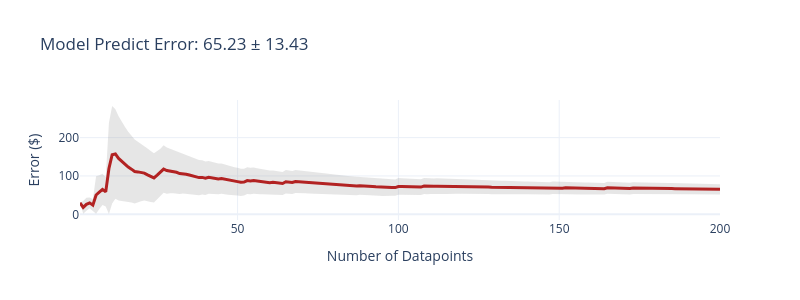
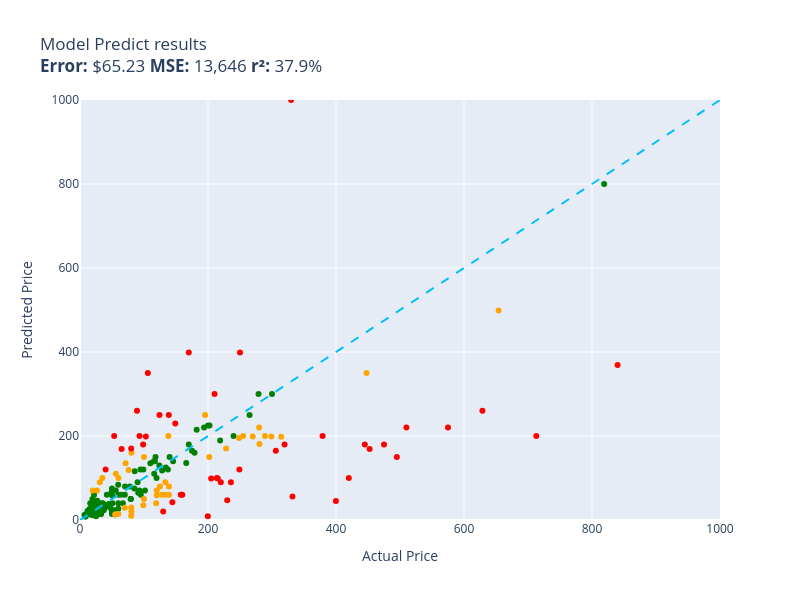

Write notebook code for charts like these, in order.
### Code cell
set_seed(42)
evaluate(model_predict, test)

### Figure 1 — Plotly figure (JSON) as saved in the notebook; plotly's stock layout.template omitted (floating-point values rounded to 4 significant figures; data arrays with more than 128 entries replaced by an {"elided": "..."} marker saying what was removed)
{"data": [{"fill": "toself", "fillcolor": "rgba(128,128,128,0.2)", "hoverinfo": "skip", "line": {"color": "rgba(255,255,255,0)"}, "name": "95% CI", "showlegend": false, "type": "scatter", "x": {"elided": "400 int values"}, "y": {"elided": "400 float values"}}, {"customdata": {"elided": "200x1 float values"}, "hovertemplate": "n=%{x}<br>Avg Error=$%{y:,.2f}<br>±95% CI=$%{customdata[0]:,.2f}<extra></extra>", "line": {"color": "firebrick", "width": 3}, "mode": "lines", "name": "Cumulative Avg Error", "type": "scatter", "x": {"elided": "200 int values"}, "y": {"elided": "200 float values"}}], "layout": {"height": 300, "showlegend": false, "title": {"text": "Model Predict Error: 65.23 ± 13.43"}, "width": 800, "xaxis": {"title": {"text": "Number of Datapoints"}}, "yaxis": {"title": {"text": "Error ($)"}}}}

### Figure 2 — Plotly figure (JSON) as saved in the notebook; plotly's stock layout.template omitted (floating-point values rounded to 4 significant figures)
{"data": [{"customdata": [["Excess V2 Distortion/Modulation Pedal  \nGuess=$189.00 Actual=$219.00"], ["Telpo Headlight Assembly for 2015‑2017 T...\nGuess=$110.00 Actual=$115.99"], ["Raven Pro Document Scanner Stand  \nGuess=$30.00 Actual=$29.85"], ["Dryer Heating Element & Thermostat/Fuse ...\nGuess=$30.00 Actual=$35.74"], ["UltraPro 46mm Close‑Up Macro Filter Kit ...\nGuess=$26.00 Actual=$19.99"], ["CB-6 Extra Hard Chamois Bass Drum Mallet...\nGuess=$23.00 Actual=$54.32"], ["Panasonic KX-DECT 6.0 PLUS Digital Cordl...\nGuess=$50.00 Actual=$79.20"], ["LOVE MEI Galaxy S10 Lite Heavy Duty Shoc...\nGuess=$15.00 Actual=$32.98"], ["GJY 10.6\" Portable TV with Built‑in ATSC...\nGuess=$50.00 Actual=$79.36"], ["LD Products High Yield Toner Cartridge –...\nGuess=$59.00 Actual=$49.98"], ["Dominator Platinum RGB 32GB DDR4 3200MHz...\nGuess=$130.00 Actual=$124.00"], ["HK 13\" Heavy Duty Black Push-Open Cash D...\nGuess=$75.00 Actual=$84.95"], ["SKB iSeries 3i-13096-6KP Camera Case  \nGuess=$165.00 Actual=$174.99"], ["June Garden Sweet Dolly Charlotte 10\" So...\nGuess=$30.00 Actual=$19.99"], ["Deco Mount Pro Tripod Mic Stand Bundle  \nGuess=$60.00 Actual=$59.95"], ["3-Drawer Mobile File Cabinet  \nGuess=$140.00 Actual=$115.35"], ["Canon EOS Rebel T7 DSLR Bundle with EF-S...\nGuess=$800.00 Actual=$819.00"], ["Evergreen Cylinder Head Gasket Set & Hea...\nGuess=$84.00 Actual=$59.69"], ["Task Roman Ogee Router Bit 1/4\" Shank, 1...\nGuess=$70.00 Actual=$55.88"], ["120 V/15 A Right‑Angle GFCI Plug, Yellow...\nGuess=$27.00 Actual=$37.87"], ["Mylites+ Standard Comic Book Mylar Sleev...\nGuess=$33.00 Actual=$34.99"], ["LED Light Kit for Lego Sonic Green Hill ...\nGuess=$23.00 Actual=$24.99"], ["152mm Bi-Metal Hole Saw  \nGuess=$20.00 Actual=$17.99"], ["TropicalLife 18‑Inch Large Backpack  \nGuess=$25.00 Actual=$31.77"], ["Wenger City Upgrade 16\" Laptop Backpack ...\nGuess=$140.00 Actual=$145.42"], ["Adams Check Payment & Deposit Register –...\nGuess=$35.00 Actual=$35.49"], ["Fjallraven Kanken 15\" Laptop Backpack  \nGuess=$100.00 Actual=$119.65"], ["Diversitech 1/3 HP 115V Grey Motor  \nGuess=$125.00 Actual=$134.12"], ["Retevis RT68 Soft Earhook Walkie Talkie ...\nGuess=$12.00 Actual=$6.99"], ["Evan‑Fischer Front Bumper Cover for 2015...\nGuess=$225.00 Actual=$202.38"], ["Laisomeke IP67 Waterproof Junction Box  \nGuess=$13.00 Actual=$11.99"], ["Solar Pendant Shed Light with Remote Con...\nGuess=$80.00 Actual=$77.96"], ["Festool Platin 2 6‑Inch S1000 Grit Sandi...\nGuess=$65.00 Actual=$91.00"], ["Western Digital 2TB Enterprise RE4-GP SA...\nGuess=$135.00 Actual=$109.95"], ["DiMarzio DP 163 BluesBucker Pickup  \nGuess=$90.00 Actual=$89.99"], ["VLAND LED Smoked Taillights for Toyota C...\nGuess=$200.00 Actual=$239.99"], ["Flip Cover with Stand & Card Slot for Le...\nGuess=$14.00 Actual=$31.61"], ["Miyaya Funny Horse Mask  \nGuess=$13.00 Actual=$16.99"], ["Allmotorparts Engine Thermostat for Hond...\nGuess=$35.00 Actual=$18.89"], ["Ultra Duster Canned Air Net – 10 oz 6‑Pa...\nGuess=$14.00 Actual=$49.90"], ["Beck/Arnley Air Filter  \nGuess=$39.00 Actual=$35.87"], ["IQShield LiquidSkin Screen Protector  \nGuess=$13.00 Actual=$9.95"], ["12 Pack Military Toy Soldiers Action Fig...\nGuess=$28.00 Actual=$16.98"], ["Neporal Full Spectrum 6000K A19 LED Ligh...\nGuess=$20.00 Actual=$18.59"], ["Satco 4-Count LED A19 Light Bulbs  \nGuess=$22.00 Actual=$12.00"], ["Ceramic Talavera Mexican Tile 4x4\" – 9‑P...\nGuess=$40.00 Actual=$29.95"], ["Stick‑On Dressage Course Letters  \nGuess=$46.00 Actual=$26.99"], ["ANZO USA 111207 Crystal Headlights  \nGuess=$215.00 Actual=$182.28"], ["KOHLER K--CP Slider Assembly  \nGuess=$33.00 Actual=$45.67"], ["KUNN Compact Electrician Tool Pouch  \nGuess=$25.00 Actual=$21.99"], ["Trim Kit for 2‑Handle Shower & Tub Valve...\nGuess=$60.00 Actual=$94.99"], ["iPhone 12/12 Pro Nicaragua Guardabarranc...\nGuess=$15.00 Actual=$19.97"], ["Custom Replacement Infrared Remote  \nGuess=$38.00 Actual=$34.95"], ["KS K-STORM Silicone Mushroom EarTips  \nGuess=$8.00 Actual=$8.50"], ["Water‑Resistant USB Laptop Backpack for ...\nGuess=$35.00 Actual=$33.99"], ["4‑Piece 6x5.5 Wheel Spacer Set  \nGuess=$140.00 Actual=$116.95"], ["ReplacementBrand 3-Pack GE RPWF Compatib...\nGuess=$23.00 Actual=$36.99"], ["LSI Broadcom 9300-8i 8‑Port 12Gb/s SATA+...\nGuess=$150.00 Actual=$118.00"], ["Royal Designs Decorative Tree Finial  \nGuess=$9.00 Actual=$24.95"], ["NewFantasia 2.5mm TRRS Balanced Audio Ca...\nGuess=$18.00 Actual=$31.00"], ["DuraGo Front Hub Assembly  \nGuess=$118.00 Actual=$128.34"], ["Berta 1-1/4\" Overlay 90° Soft Close Cabi...\nGuess=$46.00 Actual=$24.66"], ["Chalkboard Name Badges with Magnetic Bac...\nGuess=$15.00 Actual=$19.95"], ["CIVIE 60W 6‑Port USB Desktop Charger  \nGuess=$40.00 Actual=$15.99"], ["Pyle Wireless Backup Camera & 4.3” LCD M...\nGuess=$80.00 Actual=$70.45"], ["Cardone 84-58642 HEI Electronic Distribu...\nGuess=$136.00 Actual=$165.99"], ["Universal Power Group 12V 100Ah Sealed L...\nGuess=$225.00 Actual=$199.99"], ["HP Pavilion P7‑1257C Motherboard AAHD3‑H...\nGuess=$27.00 Actual=$59.86"], ["Kastar 3600 mAh 7.4V Lithium‑Ion Replace...\nGuess=$16.00 Actual=$19.99"], ["Auertech Portable Twin‑Tub Mini Washer  \nGuess=$120.00 Actual=$98.99"], ["18\" White Undermount Ceramic Single-Bowl...\nGuess=$160.00 Actual=$179.00"], ["Evan Fischer Dual Fan Cooling Assembly  \nGuess=$120.00 Actual=$137.34"], ["ECCPP Power Steering Pump (21‑331)  \nGuess=$116.00 Actual=$85.48"], ["AZX Stylus Pencil for iPad (2021‑2022 Mo...\nGuess=$20.00 Actual=$29.99"], ["Unistorm Aluminum Case for Raspberry Pi ...\nGuess=$26.00 Actual=$14.99"], ["Skullcandy Hesh Evo Over‑Ear Bluetooth H...\nGuess=$60.00 Actual=$69.99"], ["17.3\" HD Glossy LCD Replacement Screen  \nGuess=$60.00 Actual=$64.37"], ["Lorell Bell Chair Glide – 2.5\" Black  \nGuess=$50.00 Actual=$19.50"], ["4\" Catback Exhaust Muffler Tip for Chevy...\nGuess=$220.00 Actual=$193.88"], ["CTLAMP XL-2100 Replacement TV Lamp  \nGuess=$30.00 Actual=$32.00"], ["Sky High Car Audio 14 AWG CCA Speaker Wi...\nGuess=$38.00 Actual=$44.95"], ["APS iBoard 5‑Inch Stainless Steel Runnin...\nGuess=$250.00 Actual=$264.95"], ["Couples Conversation Card Deck  \nGuess=$15.00 Actual=$32.97"], ["The Puppet Company Carpet Unicorn Glove ...\nGuess=$12.00 Actual=$19.00"], ["KYX Racing Hardened Steel Center Drive S...\nGuess=$30.00 Actual=$46.99"], ["StonKraft Brass Chess Board & Pieces  \nGuess=$150.00 Actual=$140.00"], ["Baumgartens Sicurix Blank PVC ID Cards  \nGuess=$24.00 Actual=$19.11"], ["Premium LED Tail Light Lamp for 2010‑201...\nGuess=$300.00 Actual=$278.94"], ["Premium Front Suspension Steering Knuckl...\nGuess=$65.00 Actual=$48.99"], ["Custom Engagement Logo Desk Embosser Sea...\nGuess=$17.00 Actual=$49.95"], ["Glitter Gold Snowflake Envelope Seal Sti...\nGuess=$12.00 Actual=$25.99"], ["LD 7‑Pack High‑Yield Black Ink Cartridge...\nGuess=$60.00 Actual=$41.99"], ["Wine A BIT Wall Decal  \nGuess=$16.00 Actual=$12.98"], ["VATOS Bubble Machine Gun Set  \nGuess=$30.00 Actual=$22.88"], ["BXYJY 360° Protective Case with S‑Pen Ho...\nGuess=$23.00 Actual=$49.99"], ["VONADO Space Wars Colonial Viper MK1 Bui...\nGuess=$36.00 Actual=$39.99"], ["Sony Bravia TV Replacement Remote (No Vo...\nGuess=$15.00 Actual=$9.99"], ["Disney Princess Sparkling Sleeping Beaut...\nGuess=$30.00 Actual=$24.95"], ["Sabermaster 70x40 cm Card Playmat  \nGuess=$25.00 Actual=$21.99"], ["Star Wars Y‑Wing Fighter – Die‑Cast Meta...\nGuess=$40.00 Actual=$22.70"], ["DuraGo BR5330 Front Vented Disc Brake Ro...\nGuess=$70.00 Actual=$101.51"], ["Glovion Clip‑On Music Stand Light  \nGuess=$30.00 Actual=$27.99"], ["Intex River Run Connect Lounge (4-Pack) ...\nGuess=$120.00 Actual=$94.49"], ["BLANCO Valea Stainless Steel Sink Grid –...\nGuess=$70.00 Actual=$92.88"], ["Think Gizmos Build‑Your‑Own Remote Contr...\nGuess=$39.00 Actual=$24.95"], ["HP LaserJet 2100 Workgroup Laser Printer...\nGuess=$300.00 Actual=$299.98"], ["4/4 Viola Bow Carbon Fiber  \nGuess=$75.00 Actual=$49.99"], ["VTech Strum & Jam KidiBand 3-in-1 Musica...\nGuess=$60.00 Actual=$21.99"], ["KZ ZS10 Pro In‑Ear Monitor Headphone Bun...\nGuess=$40.00 Actual=$66.99"], ["Fender Voodoo Child Coiled Instrument Ca...\nGuess=$40.00 Actual=$59.99"], ["Pyle PCA4 2x120 W Compact Home Audio Amp...\nGuess=$40.00 Actual=$50.92"], ["Peel & Stick Hexagon Marble Backsplash (...\nGuess=$40.00 Actual=$34.99"], ["Xiaomi Redmi 10 2022 6.5\" 50MP Quad Came...\nGuess=$180.00 Actual=$169.99"], ["Refresh 3‑Pack NSF‑53 Refrigerator Water...\nGuess=$23.00 Actual=$50.99"], ["Glitter Slim Leather Strap for Fitbit Ve...\nGuess=$15.00 Actual=$25.99"]], "hovertemplate": "%{customdata[0]}<extra></extra>", "legendgroup": "green", "marker": {"color": "green", "size": 6, "symbol": "circle"}, "mode": "markers", "name": "green", "orientation": "v", "showlegend": true, "type": "scatter", "x": [219.0, 116.0, 29.85, 35.74, 19.99, 54.32, 79.2, 32.98, 79.36, 49.98, 124.0, 84.95, 175.0, 19.99, 59.95, 115.3, 819.0, 59.69, 55.88, 37.87, 34.99, 24.99, 17.99, 31.77, 145.4, 35.49, 119.7, 134.1, 6.99, 202.4, 11.99, 77.96, 91.0, 110.0, 89.99, 240.0, 31.61, 16.99, 18.89, 49.9, 35.87, 9.95, 16.98, 18.59, 12.0, 29.95, 26.99, 182.3, 45.67, 21.99, 94.99, 19.97, 34.95, 8.5, 33.99, 117.0, 36.99, 118.0, 24.95, 31.0, 128.3, 24.66, 19.95, 15.99, 70.45, 166.0, 200.0, 59.86, 19.99, 98.99, 179.0, 137.3, 85.48, 29.99, 14.99, 69.99, 64.37, 19.5, 193.9, 32.0, 44.95, 264.9, 32.97, 19.0, 46.99, 140.0, 19.11, 278.9, 48.99, 49.95, 25.99, 41.99, 12.98, 22.88, 49.99, 39.99, 9.99, 24.95, 21.99, 22.7, 101.5, 27.99, 94.49, 92.88, 24.95, 300.0, 49.99, 21.99, 66.99, 59.99, 50.92, 34.99, 170.0, 50.99, 25.99], "xaxis": "x", "y": [189.0, 110.0, 30.0, 30.0, 26.0, 23.0, 50.0, 15.0, 50.0, 59.0, 130.0, 75.0, 165.0, 30.0, 60.0, 140.0, 800.0, 84.0, 70.0, 27.0, 33.0, 23.0, 20.0, 25.0, 140.0, 35.0, 100.0, 125.0, 12.0, 225.0, 13.0, 80.0, 65.0, 135.0, 90.0, 200.0, 14.0, 13.0, 35.0, 14.0, 39.0, 13.0, 28.0, 20.0, 22.0, 40.0, 46.0, 215.0, 33.0, 25.0, 60.0, 15.0, 38.0, 8.0, 35.0, 140.0, 23.0, 150.0, 9.0, 18.0, 118.0, 46.0, 15.0, 40.0, 80.0, 136.0, 225.0, 27.0, 16.0, 120.0, 160.0, 120.0, 116.0, 20.0, 26.0, 60.0, 60.0, 50.0, 220.0, 30.0, 38.0, 250.0, 15.0, 12.0, 30.0, 150.0, 24.0, 300.0, 65.0, 17.0, 12.0, 60.0, 16.0, 30.0, 23.0, 36.0, 15.0, 30.0, 25.0, 40.0, 70.0, 30.0, 120.0, 70.0, 39.0, 300.0, 75.0, 60.0, 40.0, 40.0, 40.0, 40.0, 180.0, 23.0, 15.0], "yaxis": "y"}, {"customdata": [["NewPower99 6000 mAh Battery Replacement ...\nGuess=$13.00 Actual=$54.95"], ["EXMAX NG-10X Fresnel Lens Focusing Adapt...\nGuess=$29.00 Actual=$69.98"], ["PEMP E65/E66 Optical Fiber Box for BMW  \nGuess=$40.00 Actual=$119.00"], ["Intermatic PX300 12V 300W Transformer wi...\nGuess=$60.00 Actual=$134.00"], ["Clementoni 1000‑Piece Jigsaw Puzzle – Th...\nGuess=$10.00 Actual=$79.95"], ["Handar 10GBase‑LR SFP+ Transceiver  \nGuess=$70.00 Actual=$19.99"], ["4GB DDR2 1066MHz Desktop Memory Kit  \nGuess=$20.00 Actual=$80.34"], ["15\" Oil‑Rubbed Bronze Locking Shower Hea...\nGuess=$30.00 Actual=$79.95"], ["Tidal Front & Rear Fender Flares – 4‑Pac...\nGuess=$200.00 Actual=$254.99"], ["LED Tail Light Assembly for 2014‑2021 To...\nGuess=$150.00 Actual=$201.99"], ["PM Auto Front Right Quick Complete Strut...\nGuess=$80.00 Actual=$124.94"], ["Wall Mounted Shower Faucet Set  \nGuess=$119.00 Actual=$76.00"], ["Trail Gear Twin Stick Shift Kit  \nGuess=$220.00 Actual=$279.92"], ["Pidoko Kids Train Table – Grey 90‑Piece ...\nGuess=$70.00 Actual=$119.97"], ["Archangel 6‑Inch Action Figure  \nGuess=$35.00 Actual=$98.95"], ["LEGO Marvel Avengers War Machine Buster ...\nGuess=$100.00 Actual=$59.95"], ["EMART 10ft Adjustable C‑Stand with Boom ...\nGuess=$59.00 Actual=$119.99"], ["Pioneer 2‑Handle Kitchen Faucet  \nGuess=$170.00 Actual=$228.22"], ["Aeromotive X1 Adjustable Fuel Regulator ...\nGuess=$199.00 Actual=$269.95"], ["Luminance 4‑Light Vanity Wall Light  \nGuess=$50.00 Actual=$99.99"], ["Urth 62mm UV, CPL, ND2-400 Lens Filter K...\nGuess=$60.00 Actual=$139.00"], ["Mikrotik RB3011 RouterBOARD 10xGigabit  \nGuess=$199.00 Actual=$299.00"], ["Forged Carbon Fiber Case for iPhone 14 P...\nGuess=$14.00 Actual=$59.99"], ["BMW 335i/135i AC Compressor Kit  \nGuess=$198.00 Actual=$314.41"], ["Wilkinson LOW GAUSS Vintage Tone Strat S...\nGuess=$90.00 Actual=$30.93"], ["MXR Carbon Copy Deluxe Analog Delay  \nGuess=$250.00 Actual=$195.50"], ["4‑Pack 1000 lm Solar Street Light with M...\nGuess=$110.00 Actual=$55.99"], ["Yamaha Mountain Max Seat Cover Replaceme...\nGuess=$80.00 Actual=$138.95"], ["Amana SC587 Carbide-Tipped 3-Wing Bevele...\nGuess=$135.00 Actual=$71.23"], ["Rohl Wire Sink Grid for UM3018 Kitchen S...\nGuess=$60.00 Actual=$128.28"], ["ASUS 27\" 1080P Full HD Monitor  \nGuess=$200.00 Actual=$138.10"], ["Diversitech UC2436‑3 Ultralite Condenser...\nGuess=$160.00 Actual=$80.39"], ["OEM Samsung IR Remote Control  \nGuess=$13.00 Actual=$56.00"], ["Audio‑Technica ATW‑T1002 System 10 Handh...\nGuess=$200.00 Actual=$289.00"], ["Carbon Fiber Racing Steering Wheel with ...\nGuess=$350.00 Actual=$447.74"], ["Empava 24\" Electric Single Wall Oven  \nGuess=$499.00 Actual=$654.14"], ["PowerSport Front & Rear Brake Kit for Ol...\nGuess=$195.00 Actual=$248.51"], ["Targus CityGear 15‑17.3” Laptop Backpack...\nGuess=$90.00 Actual=$133.43"], ["LED Module for Whirlpool Refrigerator  \nGuess=$70.00 Actual=$26.59"], ["Jada Toys Ryan’s World Combo Panda Airli...\nGuess=$100.00 Actual=$34.94"], ["Dual Color LED Neon Sign for Gym  \nGuess=$150.00 Actual=$99.99"], ["Volvo AC Compressor & Clutch Set for C70...\nGuess=$181.00 Actual=$280.41"]], "hovertemplate": "%{customdata[0]}<extra></extra>", "legendgroup": "orange", "marker": {"color": "orange", "size": 6, "symbol": "circle"}, "mode": "markers", "name": "orange", "orientation": "v", "showlegend": true, "type": "scatter", "x": [54.95, 69.98, 119.0, 134.0, 79.95, 19.99, 80.34, 79.95, 255.0, 202.0, 124.9, 76.0, 279.9, 120.0, 98.95, 59.95, 120.0, 228.2, 269.9, 99.99, 139.0, 299.0, 59.99, 314.4, 30.93, 195.5, 55.99, 138.9, 71.23, 128.3, 138.1, 80.39, 56.0, 289.0, 447.7, 654.1, 248.5, 133.4, 26.59, 34.94, 99.99, 280.4], "xaxis": "x", "y": [13.0, 29.0, 40.0, 60.0, 10.0, 70.0, 20.0, 30.0, 200.0, 150.0, 80.0, 119.0, 220.0, 70.0, 35.0, 100.0, 59.0, 170.0, 199.0, 50.0, 60.0, 199.0, 14.0, 198.0, 90.0, 250.0, 110.0, 80.0, 135.0, 60.0, 200.0, 160.0, 13.0, 200.0, 350.0, 499.0, 195.0, 90.0, 70.0, 100.0, 150.0, 181.0], "yaxis": "y"}, {"customdata": [["UPC RBC12-UPC Replacement Battery Cartri...\nGuess=$47.00 Actual=$229.99"], ["Lexmark X651 Compatible Toner Cartridge ...\nGuess=$42.00 Actual=$144.29"], ["ACDelco GM FW339 Front Wheel Hub & Beari...\nGuess=$99.00 Actual=$215.33"], ["High‑Efficiency Twin‑Cylinder Air Compre...\nGuess=$1,000.00 Actual=$329.90"], ["Bam France 2002XL Contoured Hightech 4/4...\nGuess=$200.00 Actual=$713.00"], ["Metabo HPT 36V MultiVolt Cordless Rotary...\nGuess=$200.00 Actual=$379.00"], ["APS iBoard 6‑inch Aluminum Running Board...\nGuess=$300.00 Actual=$210.23"], ["Bam Trekking 3027SB Black Clarinet Backp...\nGuess=$56.00 Actual=$332.00"], ["DEWALT 20V MAX XR Impact Driver with Blu...\nGuess=$169.00 Actual=$452.53"], ["Compact High‑Performance Mini PC  \nGuess=$150.00 Actual=$495.00"], ["Oil‑Rubbed Bronze Freestanding Tub Fille...\nGuess=$180.00 Actual=$98.65"], ["GanFindX Portable Hand Control System  \nGuess=$60.00 Actual=$159.90"], ["Travelpro Platinum Elite Slim Business L...\nGuess=$100.00 Actual=$213.83"], ["JRready Deutsch DT Series Connector Kit ...\nGuess=$9.00 Actual=$199.68"], ["Dakota Alert MURS Driveway Probe Sensor ...\nGuess=$90.00 Actual=$219.99"], ["3D Tree Hole Stair Risers Vinyl Mural  \nGuess=$20.00 Actual=$129.99"], ["Kohler Filtered Water Faucet  \nGuess=$180.00 Actual=$475.00"], ["Portable 7500L Mini Projector  \nGuess=$200.00 Actual=$53.40"], ["Dual‑Intensity Amber Pindicator  \nGuess=$120.00 Actual=$40.00"], ["Sumerain LED Waterfall Bathroom Faucet  \nGuess=$90.00 Actual=$235.86"], ["Poison Spyder Rocker Knocker 10-08-020  \nGuess=$260.00 Actual=$628.76"], ["Lighted Triangle Mirror Cabinet with Doo...\nGuess=$180.00 Actual=$445.00"], ["Dell Optiplex 390 19\" Desktop Bundle  \nGuess=$250.00 Actual=$124.27"], ["Kingston Brass Clawfoot Tub Faucet  \nGuess=$165.00 Actual=$305.99"], ["Grey Pneumatic 1311SD 8‑Point Impact Soc...\nGuess=$60.00 Actual=$157.43"], ["Walker Exhaust Ultra EPA 16478 Direct Fi...\nGuess=$220.00 Actual=$574.99"], ["MGP Caliper Covers – Set of 4 Red Powder...\nGuess=$120.00 Actual=$249.00"], ["Canon Sure Shot 90U 35mm Compact Camera ...\nGuess=$45.00 Actual=$399.89"], ["Ibanez Acoustic Mandolin M510 A‑Style  \nGuess=$399.00 Actual=$169.99"], ["Volvo Engine Cooling Coolant System  \nGuess=$199.00 Actual=$102.85"], ["CradlePoint Compact Broadband Router CBR...\nGuess=$260.00 Actual=$89.00"], ["UPR Mach 1 Chin Spoiler  \nGuess=$169.00 Actual=$64.99"], ["SP-8102BU 1/4\" Hex Impact Driver  \nGuess=$99.00 Actual=$204.99"], ["Music Hall PA15.3 Phono Preamplifier  \nGuess=$399.00 Actual=$250.00"], ["Competition Clutch Disc & Pressure Plate...\nGuess=$220.00 Actual=$510.00"], ["9\" Android Auto & CarPlay 9‑inch Touchsc...\nGuess=$350.00 Actual=$106.00"], ["Venom Power Terra Hunter R/T+ 35X12.5R20...\nGuess=$180.00 Actual=$319.65"], ["Dell XPS 13 13.3\" Full‑HD Laptop  \nGuess=$369.00 Actual=$839.99"], ["Pacific Drums 16\"x18\" Floor Tom, Red‑to‑...\nGuess=$100.00 Actual=$419.99"], ["Vinyl Roll‑Up Tonneau Cover Kit for Toyo...\nGuess=$230.00 Actual=$148.88"], ["Samsung DA97-07603B Freezer Ice Maker As...\nGuess=$200.00 Actual=$93.02"], ["Garmin GT15M-TM Transom‑Mount Transducer...\nGuess=$250.00 Actual=$138.74"], ["MonMount Triple Monitor Freestanding Tri...\nGuess=$170.00 Actual=$79.99"]], "hovertemplate": "%{customdata[0]}<extra></extra>", "legendgroup": "red", "marker": {"color": "red", "size": 6, "symbol": "circle"}, "mode": "markers", "name": "red", "orientation": "v", "showlegend": true, "type": "scatter", "x": [230.0, 144.3, 215.3, 329.9, 713.0, 379.0, 210.2, 332.0, 452.5, 495.0, 98.65, 159.9, 213.8, 199.7, 220.0, 130.0, 475.0, 53.4, 40.0, 235.9, 628.8, 445.0, 124.3, 306.0, 157.4, 575.0, 249.0, 399.9, 170.0, 102.8, 89.0, 64.99, 205.0, 250.0, 510.0, 106.0, 319.6, 840.0, 420.0, 148.9, 93.02, 138.7, 79.99], "xaxis": "x", "y": [47.0, 42.0, 99.0, 1000.0, 200.0, 200.0, 300.0, 56.0, 169.0, 150.0, 180.0, 60.0, 100.0, 9.0, 90.0, 20.0, 180.0, 200.0, 120.0, 90.0, 260.0, 180.0, 250.0, 165.0, 60.0, 220.0, 120.0, 45.0, 399.0, 199.0, 260.0, 169.0, 99.0, 399.0, 220.0, 350.0, 180.0, 369.0, 100.0, 230.0, 200.0, 250.0, 170.0], "yaxis": "y"}, {"hoverinfo": "skip", "line": {"color": "deepskyblue", "dash": "dash", "width": 2}, "mode": "lines", "name": "y = x", "showlegend": false, "type": "scatter", "x": [0, 1000], "y": [0, 1000]}], "layout": {"height": 600, "legend": {"title": {"text": "color"}, "tracegroupgap": 0}, "showlegend": false, "title": {"text": "Model Predict results<br><b>Error:</b> $65.23 <b>MSE:</b> 13,646 <b>r²:</b> 37.9%"}, "width": 800, "xaxis": {"anchor": "y", "domain": [0, 1], "range": [0, 1000], "title": {"text": "Actual Price"}}, "yaxis": {"anchor": "x", "domain": [0, 1], "range": [0, 1000], "title": {"text": "Predicted Price"}}}}
